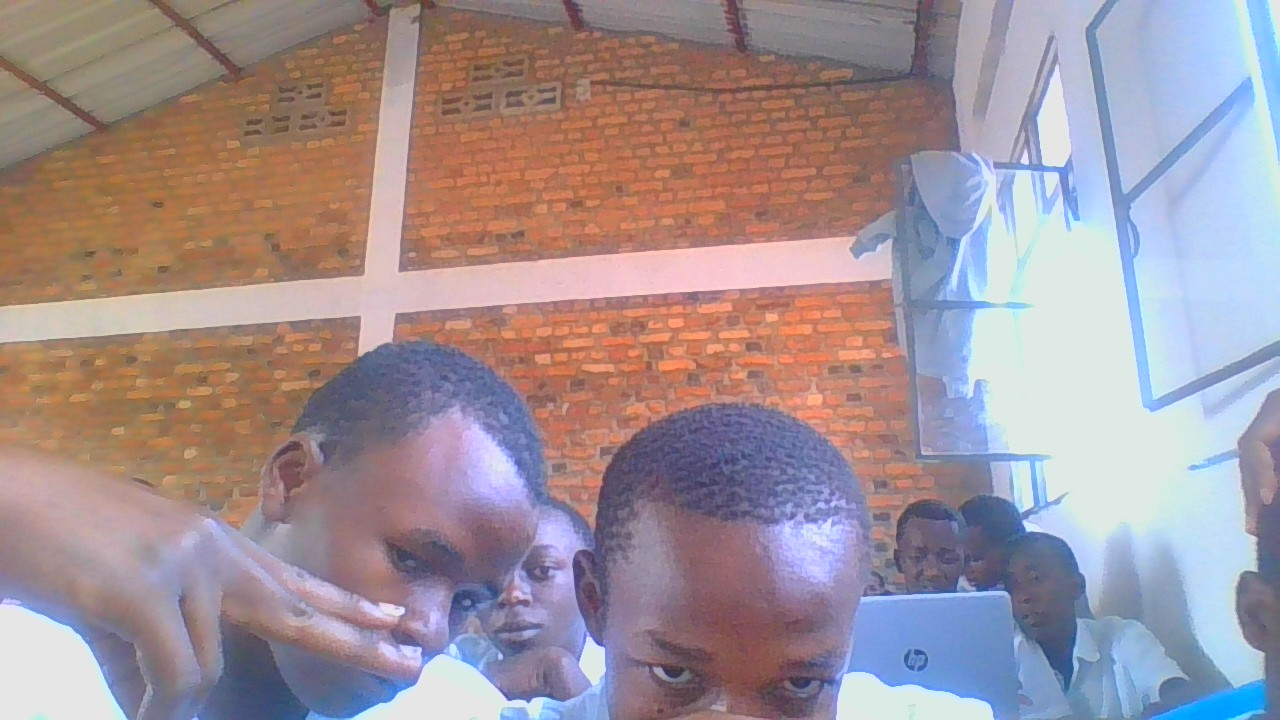
#> input picture KIGALI TECH/images/Camera Roll/WIN_20261020_15_18_06_Pro - Copy.jpg, 1280 x 720 px
$ python -i detect.py   (imports and definitions only)
#> lines starting #> are read from the running program, lines starting #| are printed output that depends on the picture
#> further down, picture is the input picture: shape (720, 1280, 3); mean B, G, R 151.3, 145.3, 160.5
### reponse/aperture/types.py
from __future__ import annotations

from dataclasses import dataclass, field
from enum import Enum
from typing import Any


class Transport(str, Enum):
    USB = "usb"
    WIFI = "wifi"
    BLUETOOTH = "bluetooth"
    SYNTHETIC = "synthetic"


class ObjectClass(str, Enum):
    PERSON = "person"
    FACE = "face"
    CAR = "car"
    MOTORCYCLE = "motorcycle"
    BICYCLE = "bicycle"
    UNKNOWN = "unknown"


@dataclass(slots=True)
class CameraIdentity:
    camera_id: str
    name: str
    transport: Transport
    endpoint: str
    capabilities: tuple[str, ...] = ()
    metadata: dict[str, Any] = field(default_factory=dict)


@dataclass(slots=True)
class Intrinsics:
    fx: float
    fy: float
    cx: float
    cy: float
    width: int
    height: int

    def k_matrix(self) -> list[list[float]]:
        return [[self.fx, 0.0, self.cx], [0.0, self.fy, self.cy], [0.0, 0.0, 1.0]]


@dataclass(slots=True)
class GroundPlane:
    """World ground plane in camera coordinates: n·X + d = 0, n unit."""

    nx: float = 0.0
    ny: float = 0.0
    nz: float = 1.0
    d: float = 0.0
    meters_per_pixel: float | None = None
    homography: list[list[float]] | None = None


@dataclass(slots=True)
class Detection:
    track_id: int
    cls: ObjectClass
    x1: float
    y1: float
    x2: float
    y2: float
    score: float
    keypoints: dict[str, tuple[float, float, float]] = field(default_factory=dict)

    @property
    def cx(self) -> float:
        return 0.5 * (self.x1 + self.x2)

    @property
    def cy(self) -> float:
        return 0.5 * (self.y1 + self.y2)

    @property
    def width(self) -> float:
        return max(1.0, self.x2 - self.x1)

    @property
    def height(self) -> float:
        return max(1.0, self.y2 - self.y1)

    @property
    def ground_point(self) -> tuple[float, float]:
        return self.cx, self.y2


@dataclass(slots=True)
class PersonMetrics:
    track_id: int
    height_m: float | None
    face_height_m: float | None
    shoulder_width_m: float | None
    torso_length_m: float | None
    estimated_mass_kg: float | None
    mass_uncertainty_kg: float | None
    method: str
    confidence: float


@dataclass(slots=True)
class KinematicState:
    track_id: int
    cls: ObjectClass
    x_m: float
    y_m: float
    vx_mps: float
    vy_mps: float
    speed_mps: float
    speed_kph: float
    heading_deg: float
    confidence: float


@dataclass(slots=True)
class FramePacket:
    camera_id: str
    frame_index: int
    t_sec: float
    width: int
    height: int
    detections: list[Detection]
    people: list[PersonMetrics]
    kinematics: list[KinematicState]
    enhance_ms: float
    infer_ms: float
    notes: list[str] = field(default_factory=list)

### reponse/aperture/vision/detect.py
from __future__ import annotations

from dataclasses import dataclass

import cv2
import numpy as np

from aperture.types import Detection, ObjectClass


@dataclass
class _CascadeSet:
    face: cv2.CascadeClassifier
    fullbody: cv2.CascadeClassifier
    upper: cv2.CascadeClassifier


def _load_cascades() -> _CascadeSet | None:
    face = cv2.CascadeClassifier(cv2.data.haarcascades + "haarcascade_frontalface_default.xml")
    full = cv2.CascadeClassifier(cv2.data.haarcascades + "haarcascade_fullbody.xml")
    upper = cv2.CascadeClassifier(cv2.data.haarcascades + "haarcascade_upperbody.xml")
    if face.empty() or full.empty():
        return None
    return _CascadeSet(face=face, fullbody=full, upper=upper)


class SceneDetector:
    """CPU detector: Haar bodies/faces + color/motion vehicle proposals.

    Production deployments can swap this for an ONNX YOLO backend; the rest of
    the pipeline consumes Detection objects only.
    """

    def __init__(self) -> None:
        self._casc = _load_cascades()
        self._fg = cv2.createBackgroundSubtractorMOG2(history=400, varThreshold=16, detectShadows=False)
        self._hog = cv2.HOGDescriptor()
        self._hog.setSVMDetector(cv2.HOGDescriptor_getDefaultPeopleDetector())

    def detect(self, bgr: np.ndarray) -> list[Detection]:
        h, w = bgr.shape[:2]
#> h = 720; w = 1280
        gray = cv2.cvtColor(bgr, cv2.COLOR_BGR2GRAY)
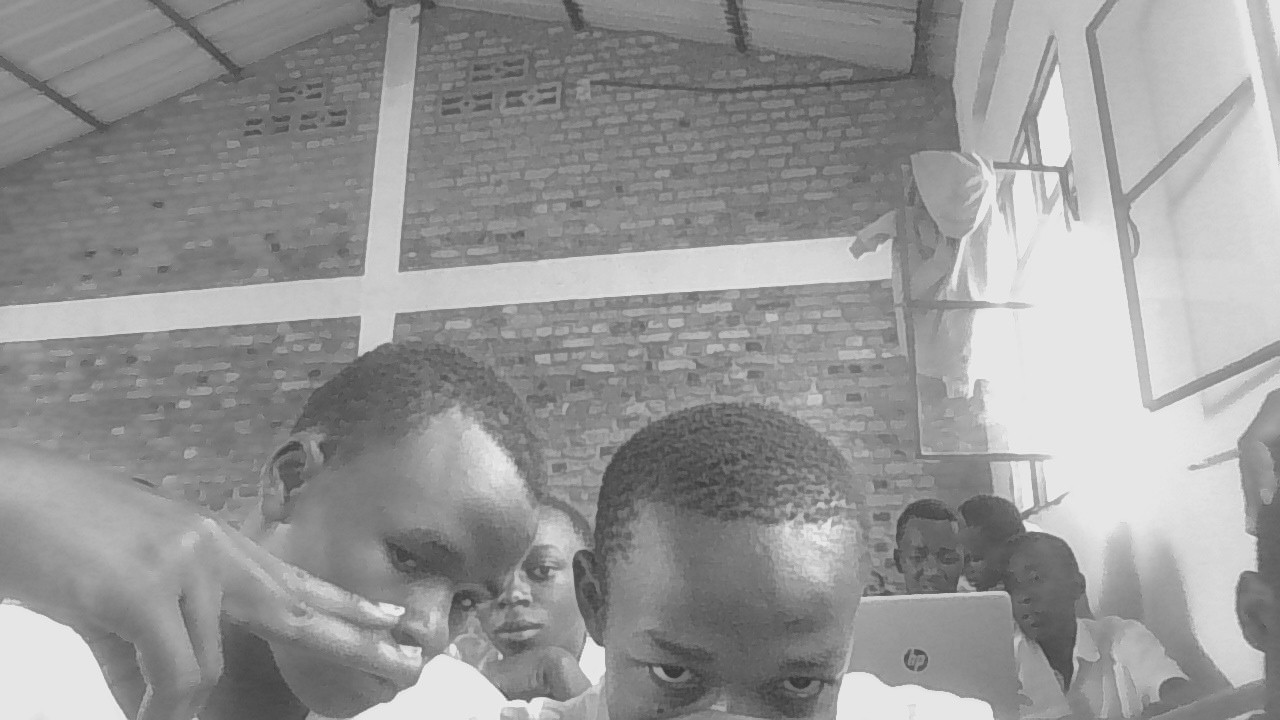
#> gray: shape (720, 1280); min 49, max 248, mean 150.5
        gray = cv2.equalizeHist(gray)
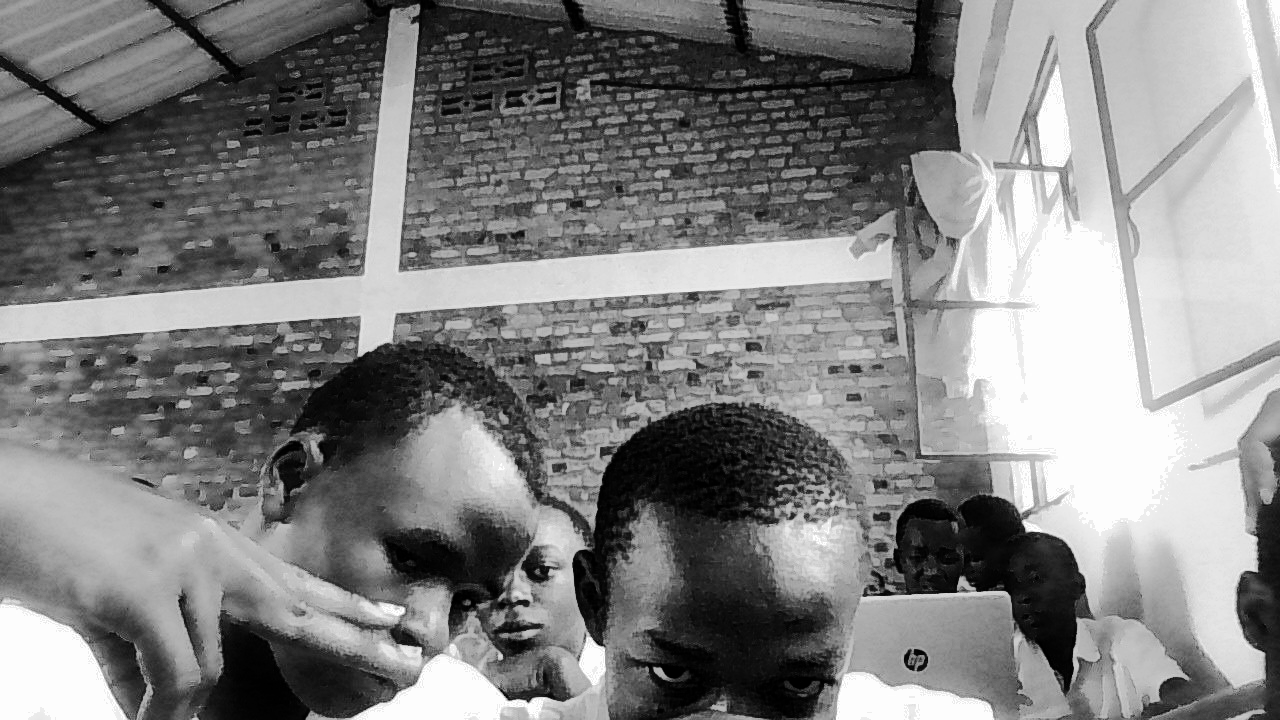
#> gray: shape (720, 1280); min 0, max 255, mean 129
        out: list[Detection] = []
        out.extend(self._people(gray, w, h))
        out.extend(self._faces(gray, out))
        out.extend(self._vehicles(bgr, gray))
        return self._nms(out)

    def _people(self, gray: np.ndarray, w: int, h: int) -> list[Detection]:
#> called with w = 1280, h = 720
        dets: list[Detection] = []
        rects, weights = self._hog.detectMultiScale(gray, winStride=(8, 8), padding=(8, 8), scale=1.07)
#> rects = [[1095, 199, 124, 246]]; weights = [0.256]
        for (x, y, bw, bh), score in zip(rects, weights.reshape(-1) if len(weights) else []):
            dets.append(
                Detection(
                    track_id=-1,
                    cls=ObjectClass.PERSON,
                    x1=float(x),
                    y1=float(y),
                    x2=float(x + bw),
                    y2=float(y + bh),
                    score=float(np.clip(score / 3.0, 0.15, 0.99)),
                )
            )
#> this loop made 1 pass
#> (x, y, bw, bh, score) on pass 1: (1095, 199, 124, 246, 0.256)
#> after the loop, dets = 1 item
        if self._casc is not None and len(dets) < 2:
            for x, y, bw, bh in self._casc.fullbody.detectMultiScale(gray, 1.05, 3, minSize=(24, 60)):
                dets.append(
                    Detection(
                        track_id=-1,
                        cls=ObjectClass.PERSON,
                        x1=float(x),
                        y1=float(y),
                        x2=float(x + bw),
                        y2=float(y + bh),
                        score=0.45,
                    )
                )
#> this loop made 4 passes
#> (x, y, bw, bh) on passes 1 to 4: (1045, 141, 49, 99), (1003, 296, 45, 90), (264, 419, 55, 109), (1081, 117, 94, 188)
#> after the loop, dets = 5 items
        return dets

    def _faces(self, gray: np.ndarray, people: list[Detection]) -> list[Detection]:
        if self._casc is None:
            return []
        faces = []
        for x, y, bw, bh in self._casc.face.detectMultiScale(gray, 1.12, 5, minSize=(28, 28)):
            kp = {
                "forehead": (x + bw * 0.5, y + bh * 0.18, 0.8),
                "chin": (x + bw * 0.5, y + bh * 0.92, 0.8),
                "left_eye": (x + bw * 0.32, y + bh * 0.38, 0.6),
                "right_eye": (x + bw * 0.68, y + bh * 0.38, 0.6),
            }
            faces.append(
                Detection(
                    track_id=-1,
                    cls=ObjectClass.FACE,
                    x1=float(x),
                    y1=float(y),
                    x2=float(x + bw),
                    y2=float(y + bh),
                    score=0.7,
                    keypoints=kp,
                )
            )
#> this loop made 0 passes
#> after the loop, faces = []
        if not faces:
            # Approximate a face box from the upper 18% of a person detection.
            for p in people:
                if p.cls != ObjectClass.PERSON:
                    continue
                fh = p.height * 0.18
                fw = p.width * 0.42
                cx = p.cx
                y1 = p.y1 + p.height * 0.02
                faces.append(
                    Detection(
                        track_id=-1,
                        cls=ObjectClass.FACE,
                        x1=cx - fw / 2,
                        y1=y1,
                        x2=cx + fw / 2,
                        y2=y1 + fh,
                        score=0.35,
                        keypoints={
                            "forehead": (cx, y1 + fh * 0.18, 0.4),
                            "chin": (cx, y1 + fh * 0.92, 0.4),
                        },
                    )
                )
#> this loop made 5 passes
#> (fh, fw, cx, y1) on passes 1 to 5: (44.28, 52.08, 1157, 203.9), (17.82, 20.58, 1069.5, 143), (16.2, 18.9, 1025.5, 297.8), (19.62, 23.1, 291.5, 421.2), (33.84, 39.48, 1128, 120.8)
#> after the loop, faces = 5 items
        return faces

    def _vehicles(self, bgr: np.ndarray, gray: np.ndarray) -> list[Detection]:
        mask = self._fg.apply(bgr)
#> mask: shape (720, 1280); every value is 255
        mask = cv2.medianBlur(mask, 5)
        mask = cv2.morphologyEx(mask, cv2.MORPH_OPEN, np.ones((5, 5), np.uint8))
        mask = cv2.dilate(mask, np.ones((7, 3), np.uint8), iterations=1)
        contours, _ = cv2.findContours(mask, cv2.RETR_EXTERNAL, cv2.CHAIN_APPROX_SIMPLE)
#> contours = [[[0, 0], [0, 719], [1279, 719], [1279, 0]]]
        h, w = gray.shape[:2]
#> h = 720; w = 1280
        dets: list[Detection] = []
        for c in contours:
            x, y, bw, bh = cv2.boundingRect(c)
            area = bw * bh
            if area < 900 or bh < 16 or bw < 24:
                continue
            if y < h * 0.28:
                continue
            ar = bw / max(1, bh)
            roi = bgr[y : y + bh, x : x + bw]
            cls, score = self._classify_vehicle(roi, ar, bh / h)
            if cls is None:
                continue
            dets.append(
                Detection(
                    track_id=-1,
                    cls=cls,
                    x1=float(x),
                    y1=float(y),
                    x2=float(x + bw),
                    y2=float(y + bh),
                    score=score,
                )
            )
#> this loop made 1 pass
#> (c, x, y, bw, bh, area) on pass 1: ([[0, 0], [0, 719], [1279, 719], [1279, 0]], 0, 0, 1280, 720, 921600)
#> after the loop, dets = []
        return dets

    @staticmethod
    def _classify_vehicle(roi: np.ndarray, aspect: float, rel_h: float) -> tuple[ObjectClass | None, float]:
        if roi.size == 0:
            return None, 0.0
        hsv = cv2.cvtColor(roi, cv2.COLOR_BGR2HSV)
        sat = float(np.mean(hsv[:, :, 1]))
        # Aspect-ratio priors from typical roadside cameras
        if 1.7 <= aspect <= 4.2 and rel_h > 0.04:
            return ObjectClass.CAR, 0.55 + 0.002 * min(sat, 80)
        if 1.15 <= aspect < 1.7 and rel_h > 0.03:
            return ObjectClass.MOTORCYCLE, 0.5
        if 0.55 <= aspect < 1.15 and rel_h > 0.035:
            return ObjectClass.BICYCLE, 0.48
        if aspect > 4.2:
            return ObjectClass.CAR, 0.4
        return None, 0.0

    @staticmethod
    def _nms(dets: list[Detection], iou_thr: float = 0.45) -> list[Detection]:
#> called with iou_thr = 0.45
        if not dets:
            return []
        keep: list[Detection] = []
        order = sorted(dets, key=lambda d: d.score, reverse=True)
#> order = 10 items
        while order:
            best = order.pop(0)
            keep.append(best)
            order = [d for d in order if d.cls != best.cls or _iou(best, d) < iou_thr]
#> this loop made 10 passes
#> after the loop, keep = 10 items; order = []
        return keep


def _iou(a: Detection, b: Detection) -> float:
    x1 = max(a.x1, b.x1)
    y1 = max(a.y1, b.y1)
    x2 = min(a.x2, b.x2)
    y2 = min(a.y2, b.y2)
    inter = max(0.0, x2 - x1) * max(0.0, y2 - y1)
    union = a.width * a.height + b.width * b.height - inter
    return inter / union if union > 0 else 0.0

>>> import cv2
>>> picture = cv2.imread('../../../KIGALI TECH/images/Camera Roll/WIN_20261020_15_18_06_Pro - Copy.jpg')
>>> result = SceneDetector().detect(picture)
#> result = 10 items
